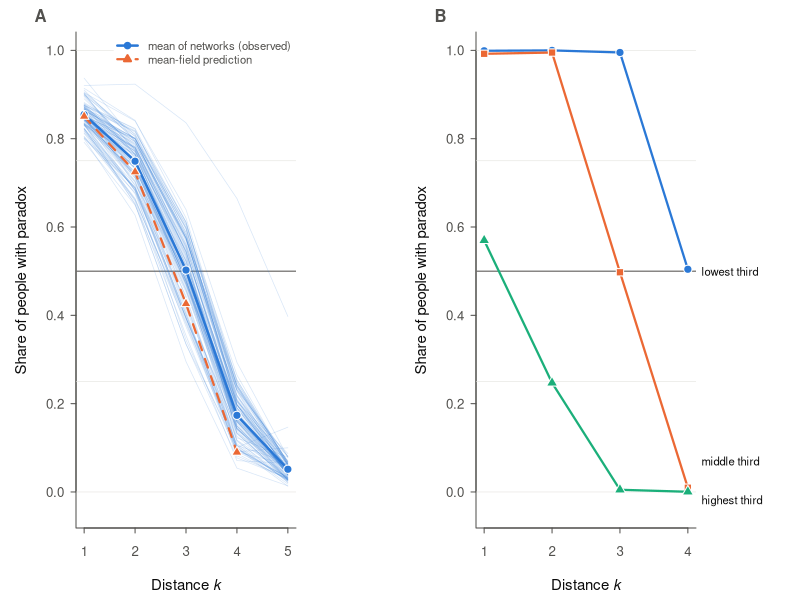

Generate this figure with R:
# Figure 7: the paradox at the level of the individual (share P_k of people, by distance; and by own degree third). Input: ego_rel_all.csv (per-network shares).
r <- read.csv("../results/ego_rel_all.csv"); out <- "../figures/figure4_individual.pdf"
col <- c("#2a78d6","#eb6834","#1baf7a"); ink <- "#0b0b0b"; ink2 <- "#52514e"; grid <- "#e3e2de"
pdf(out, width=7.2, height=3.3, family="Helvetica")
par(mfrow=c(1,2), mar=c(3.6,3.8,1.6,5.2), mgp=c(2.3,0.6,0), tcl=-0.25, cex.axis=0.8, cex.lab=0.9, col.axis=ink2, col.lab=ink, fg=ink2, las=1)
O <- as.matrix(r[,paste0("own",1:5)]); MF <- as.matrix(r[,paste0("mf_own",1:4)])
plot(NA, xlim=c(1,5), ylim=c(-0.04,1), xlab=expression(Distance~italic(k)), ylab="Share of people with paradox", xaxt="n", bty="l")
axis(1, at=1:5); abline(h=seq(0,1,0.25), col=grid, lwd=0.6); abline(h=0.5, col=ink2, lwd=1)
for (i in seq_len(nrow(O))) lines(1:5, O[i,], col=adjustcolor(col[1],0.18), lwd=0.7)
lines(1:5, colMeans(O), col=col[1], lwd=2.4); points(1:5, colMeans(O), pch=21, bg=col[1], col="white", cex=1.1)
lines(1:4, colMeans(MF), col=col[2], lwd=2.2, lty=2); points(1:4, colMeans(MF), pch=24, bg=col[2], col="white", cex=1.0)
legend("topright", legend=c("mean of networks (observed)", "mean-field prediction"), lty=c(1,2), lwd=c(2.4,2.2), col=c(col[1],col[2]), pch=c(21,24), pt.bg=c(col[1],col[2]), bty="o", box.col="white", bg="white", cex=0.68)
mtext("A", side=3, line=0.3, adj=-0.2, font=2, cex=1)
plot(NA, xlim=c(1,4), ylim=c(-0.04,1), xlab=expression(Distance~italic(k)), ylab="Share of people with paradox", xaxt="n", bty="l")
axis(1, at=1:4); abline(h=seq(0,1,0.25), col=grid, lwd=0.6); abline(h=0.5, col=ink2, lwd=1)
pch <- c(21,22,24)
for (tt in 1:3) { v <- sapply(1:4, function(k) mean(r[[paste0("own",k,"_t",tt)]])); lines(1:4, v, col=col[tt], lwd=2.2); points(1:4, v, pch=pch[tt], bg=col[tt], col="white", cex=1.1) }
text(4.2, c(0.50, 0.07, -0.02), c("lowest third", "middle third", "highest third"), adj=0, cex=0.68, col=ink, xpd=NA)
mtext("B", side=3, line=0.3, adj=-0.2, font=2, cex=1)
dev.off()
